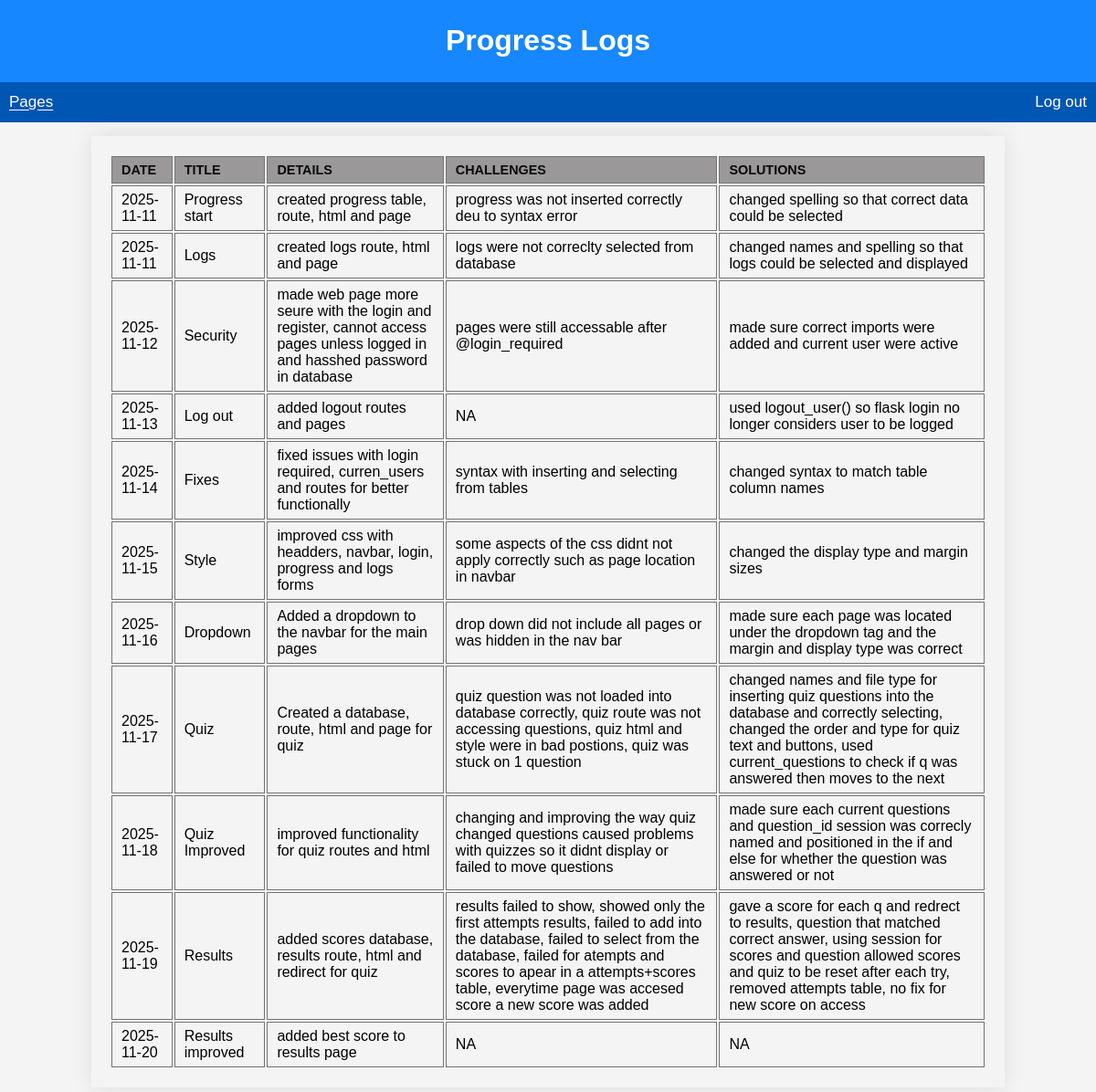
Page /logs (signed in) on the earlier database version.
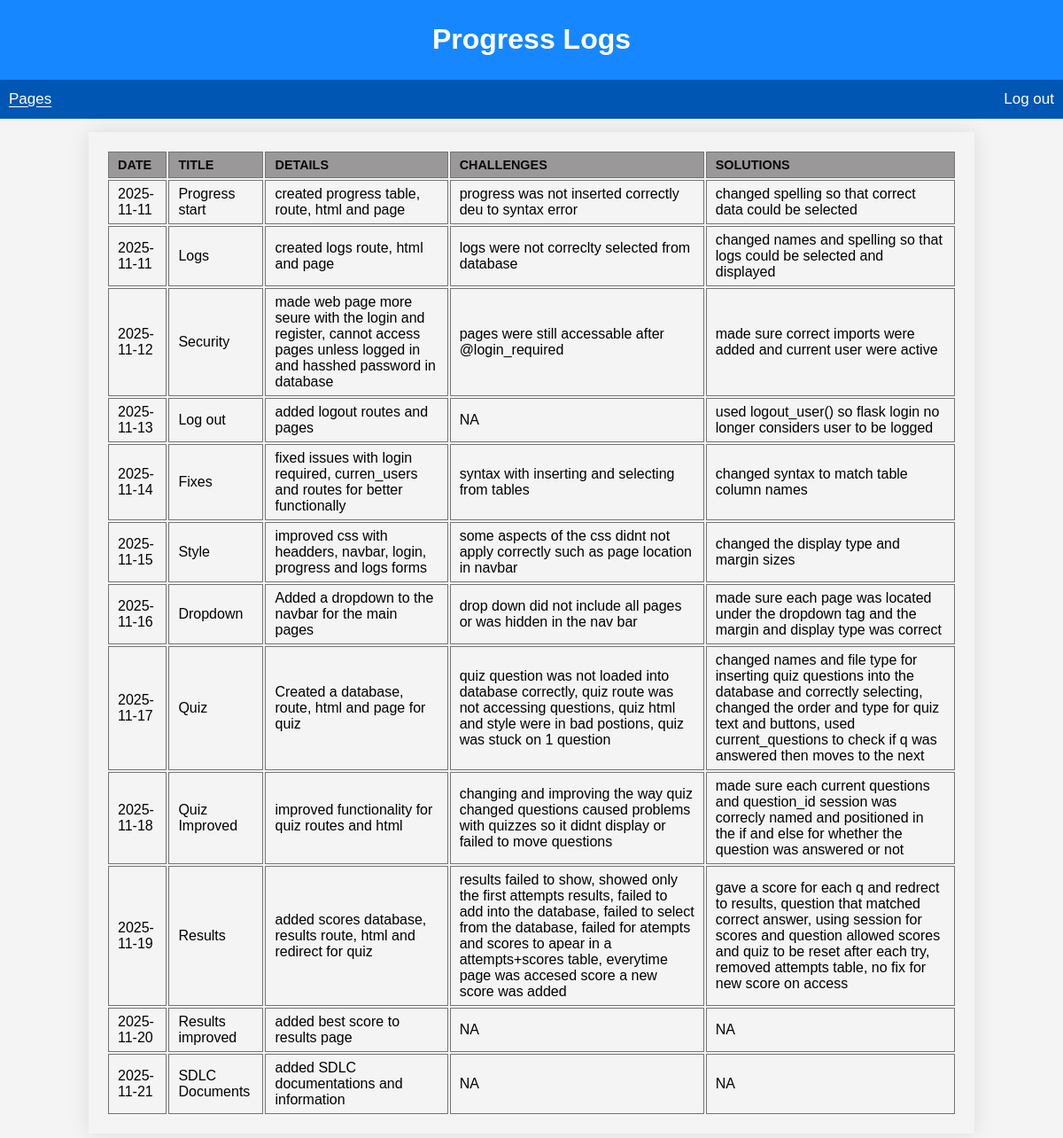
Same page on the later database version.
### tables this page shows
CREATE TABLE progresslogs (
    id INTEGER PRIMARY KEY AUTOINCREMENT,
    user_id INTEGER NOT NULL,
    date TEXT NOT NULL,
    title TEXT NOT NULL UNIQUE,
    details TEXT NOT NULL,
    image_path TEXT,
    challenges TEXT NOT NULL,
    solutions TEXT NOT NULL
);

### app.py (the view)
@app.route('/logs', methods = ['GET', 'POST'])
@login_required
def logs():
    conn = get_db_connection()
    cursor = conn.cursor()
    cursor.execute("SELECT date, title, details, challenges, solutions FROM progresslogs WHERE user_id = ? ORDER BY date ASC", (current_user.id,))
    posts = cursor.fetchall()
    conn.close()
    return render_template('logs.html', posts = posts, username=current_user.username)

### app.py (called while the page is built)
@login_manager.user_loader
def load_user(user_id):
    conn = get_db_connection()
    cursor = conn.cursor()
    cursor.execute('SELECT id, username FROM users WHERE id = ?', (user_id),)
    user = cursor.fetchone()
    conn.close()
    if user:
        return User(id=user['id'], username = user['username'])
    return None

def get_db_connection():
    conn = sqlite3.connect('database.db')
    conn.row_factory = sqlite3.Row
    return conn

### templates/logs.html (shortened to what this page needs)
{% extends 'base.html' %}
{% block heading %}Progress Logs{% endblock %}
{% block content %}
    {% if posts %}
        <table>
            <tr>
                <th>Date</th>
                <th>Title</th>
                <th>Details</th>
                <th>Challenges</th>
                <th>Solutions</th>
            </tr>
        {% for post in posts %}
            <tr>
                <td>{{ post.date }}</td>
                <td>{{ post.title }}</td>
                <td>{{ post.details }}</td>
                <td>{{ post.challenges }}</td>
                <td>{{ post.solutions }}</td>
            </tr>
        {% endfor%}
        </table>
    {% else %}
    <p>No progress entries found.</p>
    {%endif%}
{% endblock %}

### templates/base.html (shortened to what this page needs)
<!DOCTYPE html>
<html lang="en">
<head>
    <link rel="stylesheet" href="{{ url_for('static', filename='styles.css') }}">
</head>
<body>
    <header>
        <h1>{% block heading %}Smart Study Quiz App{% endblock %}</h1>
    </header>
    <navbar>
        {% if not current_user.is_authenticated %}
        <a href="{{ url_for('register') }}">Register</a>
        <a href="{{ url_for('login') }}">Login</a>
        {% else %}
        <div class="dropdown">
            <a href="#" class="dropbtn">Pages</a>
        </div>
        <a href="{{ url_for('logoff') }}">Log out</a>
        {% endif %}
    </navbar>
    <content>
        {% block content %}
        {% endblock %}
    </content>
</body>
</html>

### static/styles.css (style rules this page uses)
body { font-family: Arial, sans-serif; margin: 0; padding: 0; background-color: #f4f4f4; color:black; }
header { background-color: #1787ff; color: white; padding: 5px 15px; text-align: center; }
.dropdown { position: relative; display: flex; color: white; text-decoration: underline; text-underline-offset: 2.5px; }
navbar { background-color: #0056b3; width: 100%; box-sizing: border-box; padding: 0; display: flex; justify-content: space-between; }
navbar a { color: white; font-size: 17px; text-decoration: none; display: flex; padding: 12px 10px; align-items: center; border-radius: 0; }
h1 { text-align: center; }
table { max-width: 1000px; margin: 15px auto; padding: 20px; border-radius: 1px; box-shadow: 0 0 25px rgba(0,0,0, 0.1); align-content: center; }
table th, table td, table tr { border: 1px solid #737373; padding: 6px 10px; text-align: left; }
table th { background-color: #9a9898; color: #0a0a0a; font-weight: bold; text-transform: uppercase; font-size: 0.9em; }

Differences in the rows shown:
added progresslogs: date "2025-11-21", title "SDLC Documents", details "added SDLC documentations and information", challenges "NA", solutions "NA"
